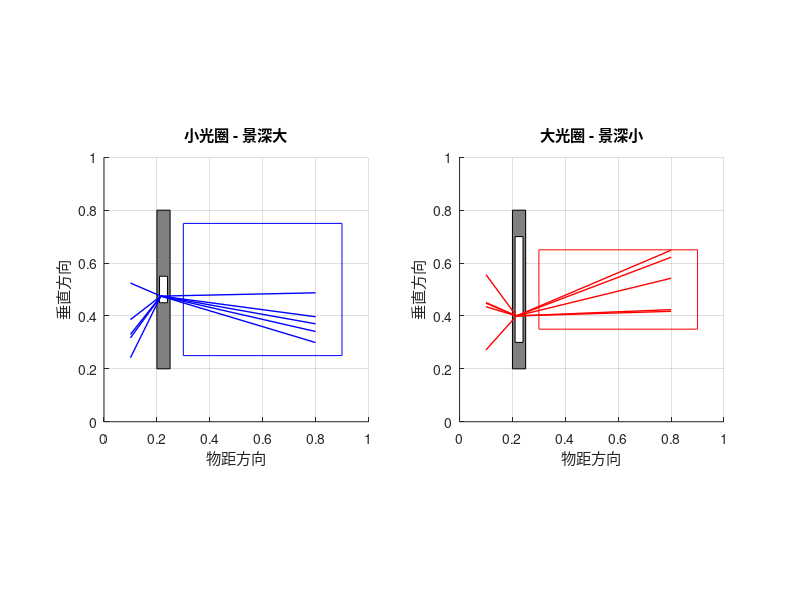
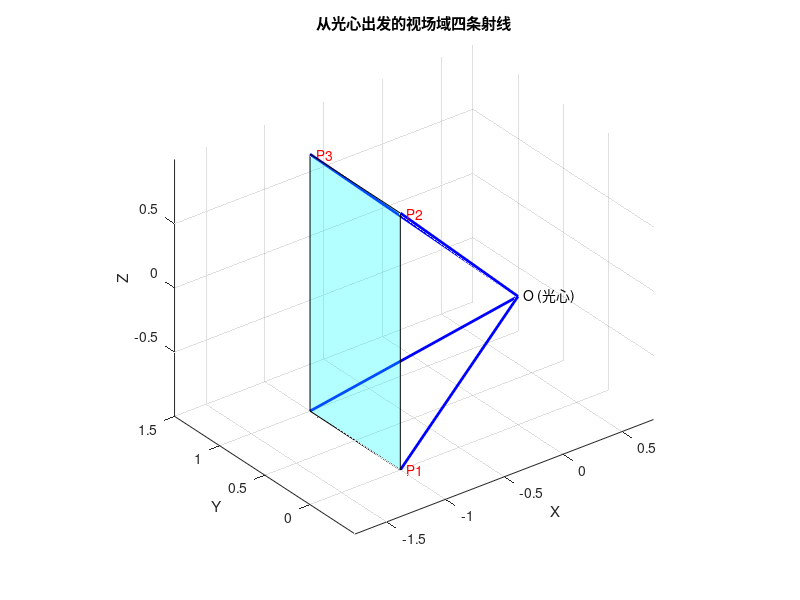
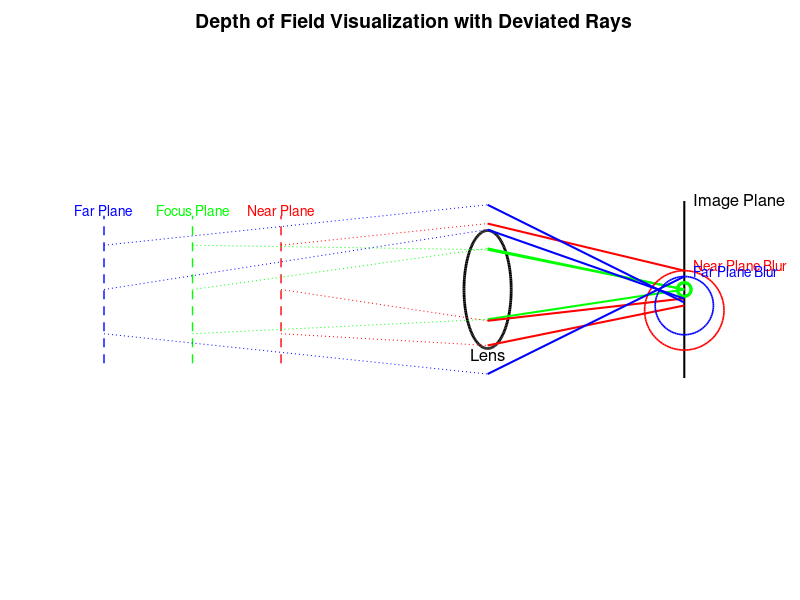
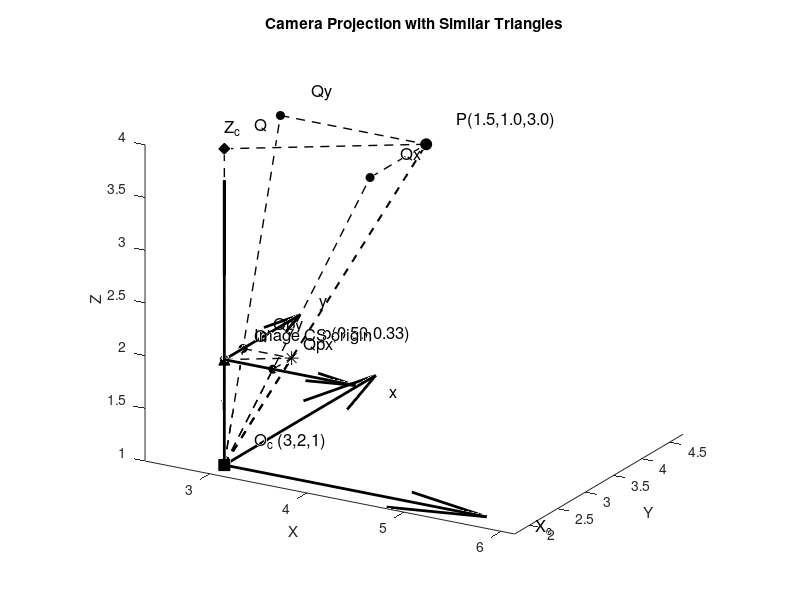

The MATLAB script that drew these images, in order:
% % clc; clear; close all;
% figure;
% hold on; 
% % grid on; 
% axis equal;
% axis off;
% % xlabel('X'); ylabel('Y'); zlabel('Z');
% view(3);
% title('Camera Imaging: World, Camera, Image and Pixel CS with Improved Image Plane');
% 
% % % ------------------ 1. 绘制世界坐标系 ------------------
% % % 定义世界坐标系的旋转矩阵，让世界坐标系倾斜
% % R_world = angle2dcm(pi/6, pi/6, pi/6); 
% % R_world = R_world'; 
% 
% % % 绘制世界坐标系的坐标轴，颜色改为黑色
% % quiver3(0,0,0, 1*R_world(1,1), 1*R_world(2,1), 1*R_world(3,1), 'k', 'LineWidth', 2); % X_w
% % quiver3(0,0,0, 1*R_world(1,2), 1*R_world(2,2), 1*R_world(3,2), 'k', 'LineWidth', 2); % Y_w
% % quiver3(0,0,0, 1*R_world(1,3), 1*R_world(2,3), 1*R_world(3,3), 'k', 'LineWidth', 2); % Z_w
% % text(1.2*R_world(1,1), 1.2*R_world(2,1), 1.2*R_world(3,1), 'X_w', 'Color', 'k');
% % text(1.2*R_world(1,2), 1.2*R_world(2,2), 1.2*R_world(3,2), 'Y_w', 'Color', 'k');
% % text(1.2*R_world(1,3), 1.2*R_world(2,3), 1.2*R_world(3,3), 'Z_w', 'Color', 'k');
% % text(-0.5,-0.5,-0.5, 'World CS', 'Color', 'k');
% 
% % ------------------ 2. 绘制相机坐标系（Camera CS） ------------------
% T_cam = [3; 2; 1];  % 相机原点在世界坐标下的位置
% % 让相机坐标系保持正的，使用单位矩阵作为旋转矩阵
% R_cam = eye(3);  
% 
% % 为了显示清晰，在相机坐标系中使用较大坐标轴（长度 3 个单位），颜色改为黑色
% quiver3(T_cam(1), T_cam(2), T_cam(3), 3*R_cam(1,1), 3*R_cam(2,1), 3*R_cam(3,1), 'k', 'LineWidth', 2); % X_c
% quiver3(T_cam(1), T_cam(2), T_cam(3), 3*R_cam(1,2), 3*R_cam(2,2), 3*R_cam(3,2), 'k', 'LineWidth', 2); % Y_c
% quiver3(T_cam(1), T_cam(2), T_cam(3), 3*R_cam(1,3), 3*R_cam(2,3), 3*R_cam(3,3), 'k', 'LineWidth', 2); % Z_c
% text(T_cam(1)+3*R_cam(1,1), T_cam(2)+3*R_cam(2,1), T_cam(3)+3*R_cam(3,1), 'X_c', 'Color', 'k');
% text(T_cam(1)+3*R_cam(1,2), T_cam(2)+3*R_cam(2,2), T_cam(3)+3*R_cam(3,2), 'Y_c', 'Color', 'k');
% text(T_cam(1)+3*R_cam(1,3), T_cam(2)+3*R_cam(2,3), T_cam(3)+3*R_cam(3,3), 'Z_c', 'Color', 'k');
% text(T_cam(1)-0.5, T_cam(2)-0.5, T_cam(3)-0.5, 'Camera CS', 'Color', 'k');
% 
% % ------------------ 3. 绘制图像平面坐标系（Image CS） ------------------
% focal_length = 1;  % 焦距 f
% % 图像平面在相机坐标系中：中心点为 [0; 0; f]
% % 转换到世界坐标：image_plane_center = T_cam + R_cam*[0; 0; f]
% image_plane_center = T_cam + R_cam * [0; 0; focal_length];
% 
% % 定义图像平面尺寸，假设图像平面宽度为 4， 高度为 4
% w = 4; h = 4;
% % 图像平面四角在图像坐标系下（单位：任意）
% img_plane_corners = [ -w/2, -h/2, focal_length;
%                        w/2, -h/2, focal_length;
%                        w/2,  h/2, focal_length;
%                       -w/2,  h/2, focal_length ]';
% 
% % 将图像平面四角从相机坐标系转换到世界坐标系
% img_plane_corners_world = T_cam + R_cam * img_plane_corners;
% 
% % 绘制图像平面（使用 patch 填充，并描边使边界清晰）
% % patch('XData', img_plane_corners_world(1,:), 'YData', img_plane_corners_world(2,:), 'ZData', img_plane_corners_world(3,:), ...
% %       'FaceColor', [0.8 0.8 0.8], 'FaceAlpha', 0.6, 'EdgeColor', 'k', 'LineWidth', 1.5);
% %   
% % 绘制图像平面中的坐标轴 x_i 和 y_i（以图像平面中心为原点），颜色改为黑色
% % 定义图像坐标轴向量（在图像坐标系中：x 轴为 [1;0;0], y 轴为 [0;1;0]）
% xi_axis = [1;0;0]; 
% yi_axis = [0;1;0];
% % 将向量从相机坐标系映射到世界坐标系（旋转即可，不需平移，因为已基于图像平面中心）
% xi_axis_world = R_cam * xi_axis;
% yi_axis_world = R_cam * yi_axis;
% 
% % 绘制图像平面坐标轴 (选择合适的长度，如 1.5 个单位)
% quiver3(image_plane_center(1), image_plane_center(2), image_plane_center(3), 1.5*xi_axis_world(1), 1.5*xi_axis_world(2), 1.5*xi_axis_world(3), 'k', 'LineWidth', 2);
% quiver3(image_plane_center(1), image_plane_center(2), image_plane_center(3), 1.5*yi_axis_world(1), 1.5*yi_axis_world(2), 1.5*yi_axis_world(3), 'k', 'LineWidth', 2);
% text(image_plane_center(1)+1.7*xi_axis_world(1), image_plane_center(2)+1.7*xi_axis_world(2), image_plane_center(3)+1.7*xi_axis_world(3), 'x_i', 'FontSize', 12, 'Color', 'k');
% text(image_plane_center(1)+1.7*yi_axis_world(1), image_plane_center(2)+1.7*yi_axis_world(2), image_plane_center(3)+1.7*yi_axis_world(3), 'y_i', 'FontSize', 12, 'Color', 'k');
% text(image_plane_center(1)-0.5, image_plane_center(2)-0.5, image_plane_center(3)+0.1, 'Image CS', 'Color', 'k');
% 
% % 绘制原点到图像平面的连线，显示焦距 f
% line([T_cam(1) image_plane_center(1)], [T_cam(2) image_plane_center(2)], [T_cam(3) image_plane_center(3)], 'Color', 'k', 'LineWidth', 2);
% text((T_cam(1)+image_plane_center(1))/2, (T_cam(2)+image_plane_center(2))/2, (T_cam(3)+image_plane_center(3))/2, 'f', 'FontSize', 12, 'Color', 'k');
% 
% % ------------------ 4. 绘制像素坐标系（Pixel CS） ------------------
% % % 增大像素坐标系的显示范围，调整其位置和坐标轴长度
% % pixel_center = image_plane_center + R_cam * [-2; -2; 0];  % 相对于图像平面中心偏移更大的距离
% % quiver3(pixel_center(1), pixel_center(2), pixel_center(3), 6*R_cam(1,1), 6*R_cam(2,1), 6*R_cam(3,1), 'k', 'LineWidth', 2);
% % quiver3(pixel_center(1), pixel_center(2), pixel_center(3), 6*R_cam(1,2), 6*R_cam(2,2), 6*R_cam(3,2), 'k', 'LineWidth', 2);
% % text(pixel_center(1)+2.5*R_cam(1,1), pixel_center(2)+2.5*R_cam(2,1), pixel_center(3)+2.5*R_cam(3,1), 'u', 'FontSize', 12, 'Color', 'k');
% % text(pixel_center(1)+2.5*R_cam(1,2), pixel_center(2)+2.5*R_cam(2,2), pixel_center(3)+2.5*R_cam(3,2), 'v', 'FontSize', 12, 'Color', 'k');
% % text(pixel_center(1)-0.3, pixel_center(2)-0.3, pixel_center(3), 'Pixel CS', 'FontSize', 12, 'Color', 'k');
% 
% % ------------------ 5. 投影演示及相似三角形示意 ------------------
% % 选择一个点 P 在相机坐标系中 (确保 Z > focal_length)
% P_cam = [1.5; 1; 3];  % P 点的相机坐标 (X_c, Y_c, Z_c)
% % 针孔模型投影公式: x = f*(X/Z), y = f*(Y/Z)
% P_img = [ focal_length * P_cam(1)/P_cam(3);
%           focal_length * P_cam(2)/P_cam(3);
%           focal_length ];
%       
% % 将 P 和 P_img 分别转换为世界坐标
% P_world = T_cam + R_cam * P_cam;
% P_img_world = T_cam + R_cam * P_img;
%   
% % 绘制 P 和其投影 P'，颜色改为黑色
% plot3(P_world(1), P_world(2), P_world(3), 'ko', 'MarkerSize', 8, 'MarkerFaceColor', 'k');
% plot3(P_img_world(1), P_img_world(2), P_img_world(3), 'k*', 'MarkerSize', 10);
% text(P_world(1)+0.1, P_world(2)+0.1, P_world(3)+0.1, 'P', 'Color', 'k');
% text(P_img_world(1)+0.1, P_img_world(2)+0.1, P_img_world(3)+0.1, 'P''', 'Color', 'k');
% 
% % 绘制从相机光心(T_cam)到 P (蓝虚线)和到 P' (红虚线)的射线，颜色改为黑色
% line([T_cam(1), P_world(1)], [T_cam(2), P_world(2)], [T_cam(3), P_world(3)], 'Color', 'k', 'LineStyle', '--', 'LineWidth', 1.5);
% line([T_cam(1), P_img_world(1)], [T_cam(2), P_img_world(2)], [T_cam(3), P_img_world(3)], 'Color', 'k', 'LineStyle', '--', 'LineWidth', 1.5);
% 
% % 绘制相似三角形示意：
% % 大三角形: 顶点为 O (T_cam)、P、及 Q，在 P 在相机 CS 中在 Z 轴上的投影, Q = [0;0;P_cam(3)]
% Q_cam = [0; 0; P_cam(3)];
% Q_world = T_cam + R_cam * Q_cam;
% plot3([T_cam(1), Q_world(1)], [T_cam(2), Q_world(2)], [T_cam(3), Q_world(3)], 'k-', 'LineWidth', 1);
% line([Q_world(1), P_world(1)], [Q_world(2), P_world(2)], [Q_world(3), P_world(3)], 'Color', 'r', 'LineStyle', '-', 'LineWidth', 1.5);
% text(Q_world(1)-0.3, Q_world(2)-0.3, Q_world(3), 'Q', 'Color', 'k');
% 
% % 小三角形: 顶点为 O、P'、及 Q'；其中 Q' 为 [0;0;focal_length] 在世界坐标下
% Q_img = [0; 0; focal_length];
% Q_img_world = T_cam + R_cam * Q_img;
% plot3([T_cam(1), Q_img_world(1)], [T_cam(2), Q_img_world(2)], [T_cam(3), Q_img_world(3)], 'k-', 'LineWidth', 1);
% line([Q_img_world(1), P_img_world(1)], [Q_img_world(2), P_img_world(2)], [Q_img_world(3), P_img_world(3)], 'Color', 'r', 'LineStyle', '-', 'LineWidth', 1.5);
% text(Q_img_world(1)-0.3, Q_img_world(2)-0.3, Q_img_world(3), 'Q''', 'Color', 'k');
% 
% % 虚线连接 P 与 P' 表示映射关系，颜色改为黑色
% line([P_world(1), P_img_world(1)], [P_world(2), P_img_world(2)], [P_world(3), P_img_world(3)], 'Color', [0.5 0.5 0.5], 'LineStyle', '--', 'LineWidth', 1);
% 
% % 注释相似三角形关系：(x / X) = (f / Z)，颜色改为黑色
% str_large = sprintf('X = %.2f', P_cam(1));
% str_small = sprintf('x = %.2f', P_img(1));
% text(P_world(1)/2, P_world(2)/2, P_world(3)/2, str_large, 'Color', 'k');
% text(P_img_world(1)/2, P_img_world(2)/2, focal_length/2, str_small, 'Color', 'k');    % 清除工作区和命令窗口
% 清除工作区和命令窗口
% 清除工作区和命令窗口
clear;
clc;

% 创建一个新的图形窗口
figure('Position', [100, 100, 1200, 600]);

% 绘制小光圈成像情况
subplot(1, 2, 1);
% 绘制镜头
rectangle('Position', [0.2, 0.2, 0.05, 0.6], 'FaceColor', [0.5 0.5 0.5], 'EdgeColor', 'black');
% 绘制小光圈
rectangle('Position', [0.21, 0.45, 0.03, 0.1], 'FaceColor', 'white', 'EdgeColor', 'black');
% 绘制光线从物点到小光圈
hold on;
for i = 1:5
    % 随机生成物点位置
    obj_y = 0.2 + (0.6 - 0.2) * rand();
    line([0.1, 0.215], [obj_y, 0.475], 'Color', 'blue', 'LineWidth', 1);
end
% 绘制光线从小光圈到成像平面
for i = 1:5
    % 随机生成成像点位置
    img_y = 0.25 + (0.5 - 0.25) * rand();
    line([0.215, 0.8], [0.475, img_y], 'Color', 'blue', 'LineWidth', 1);
end
% 绘制成像区域
rectangle('Position', [0.3, 0.25, 0.6, 0.5], 'FaceColor', 'none', 'EdgeColor', 'blue');
% 添加标题和标签
title('小光圈 - 景深大');
xlabel('物距方向');
ylabel('垂直方向');
axis equal;
axis([0, 1, 0, 1]);
% 添加网格线增强可视化
grid on;
hold off;

% 绘制大光圈成像情况
subplot(1, 2, 2);
% 绘制镜头
rectangle('Position', [0.2, 0.2, 0.05, 0.6], 'FaceColor', [0.5 0.5 0.5], 'EdgeColor', 'black');
% 绘制大光圈
rectangle('Position', [0.21, 0.3, 0.03, 0.4], 'FaceColor', 'white', 'EdgeColor', 'black');
% 绘制光线从物点到大光圈
hold on;
for i = 1:5
    % 随机生成物点位置
    obj_y = 0.2 + (0.6 - 0.2) * rand();
    line([0.1, 0.215], [obj_y, 0.4], 'Color', 'red', 'LineWidth', 1);
end
% 绘制光线从大光圈到成像平面
for i = 1:5
    % 随机生成成像点位置
    img_y = 0.35 + (0.65 - 0.35) * rand();
    line([0.215, 0.8], [0.4, img_y], 'Color', 'red', 'LineWidth', 1);
end
% 绘制成像区域
rectangle('Position', [0.3, 0.35, 0.6, 0.3], 'FaceColor', 'none', 'EdgeColor', 'red');
% 添加标题和标签
title('大光圈 - 景深小');
xlabel('物距方向');
ylabel('垂直方向');
axis equal;
axis([0, 1, 0, 1]);
% 添加网格线增强可视化
grid on;
hold off;    


%%
% 光心位置（相机原点）
O = [0, 0, 0];

% 四个顶点坐标（视场域棱锥的底面）
P1 = [-1, 0, -1];
P2 = [-1, 0,  1];
P3 = [-1, 1,  1];
P4 = [-1, 1, -1];

% 可视化
figure;
hold on; grid on; axis equal;
xlabel('X'); ylabel('Y'); zlabel('Z');
view(3);

% 画四条射线（从 O 指向 P1 ~ P4）
line([O(1), P1(1)], [O(2), P1(2)], [O(3), P1(3)], 'Color', 'b', 'LineWidth', 2);
line([O(1), P2(1)], [O(2), P2(2)], [O(3), P2(3)], 'Color', 'b', 'LineWidth', 2);
line([O(1), P3(1)], [O(2), P3(2)], [O(3), P3(3)], 'Color', 'b', 'LineWidth', 2);
line([O(1), P4(1)], [O(2), P4(2)], [O(3), P4(3)], 'Color', 'b', 'LineWidth', 2);

% 绘制底面方形
fill3([P1(1), P2(1), P3(1), P4(1)], ...
      [P1(2), P2(2), P3(2), P4(2)], ...
      [P1(3), P2(3), P3(3), P4(3)], ...
      'c', 'FaceAlpha', 0.3);

% 标注各个点
text(O(1), O(2), O(3), '  O (光心)', 'FontSize', 10, 'Color', 'k');
text(P1(1), P1(2), P1(3), '  P1', 'FontSize', 10, 'Color', 'r');
text(P2(1), P2(2), P2(3), '  P2', 'FontSize', 10, 'Color', 'r');
text(P3(1), P3(2), P3(3), '  P3', 'FontSize', 10, 'Color', 'r');
text(P4(1), P4(2), P4(3), '  P4', 'FontSize', 10, 'Color', 'r');

title('从光心出发的视场域四条射线');
%%
clc; clear; close all;
figure; hold on; axis equal; axis off;

% Parameters
f = 4;                 % focal length
s_focus = 10;           % focus plane distance
s_near  = 7;           % near defocus plane distance
s_far   = 13;          % far defocus plane distance
x_img   = f * s_focus / (s_focus - f);  % image plane location

% 调整光线起始位置，增大间隔
offsets = [-1.5, 0, 1.5];  
num_rays = length(offsets);
% 减小最大偏差角度（弧度）
max_angle_deviation = pi / 18;  

% Draw lens as ellipse
t = linspace(0,2*pi,200);
a = 0.8; b = 2;
x_lens = a*cos(t);
y_lens = b*sin(t);
plot(x_lens, y_lens, 'k', 'LineWidth', 2);
text(0, -b - 0.2, 'Lens', 'HorizontalAlignment', 'center', 'FontSize', 12);

% Draw image plane
plot([x_img, x_img], [-3, 3], 'k-', 'LineWidth', 1.5);
text(x_img + 0.3, 3, 'Image Plane', 'FontSize', 12);

% Draw object planes: focus, near, far
planes = [s_focus, s_near, s_far];
labels = {'Focus Plane', 'Near Plane', 'Far Plane'};
styles = {'g--', 'r--', 'b--'};
for i = 1:3
    x_p = -planes(i);
    plot([x_p, x_p], [-2.5, 2.5], styles{i}, 'LineWidth', 1);
    text(x_p, 2.7, labels{i}, 'Color', styles{i}(1), 'FontSize', 10, 'HorizontalAlignment', 'center');
end

% Draw rays and blur circles
for i = 1:3
    s = planes(i);
    col = styles{i}(1);
    % Compute image distance for this object plane
    s_im = f * s / (s - f);
    y_int = zeros(size(offsets));
    intersection_points = zeros(num_rays, 2); % 用于存储光线在像平面的交点坐标

    for k = 1:num_rays
        y0 = offsets(k);
        % 随机生成偏差角度
        angle_deviation = (2 * rand() - 1) * max_angle_deviation;
        % 计算光线与透镜交点的坐标
        x0 = -s;
        % 计算光线在透镜处的高度
        y_lens_intersect = y0 + x0 * tan(angle_deviation);
        % Object to lens entry
        plot([x0, 0], [y0, y_lens_intersect], ':', 'Color', col);
        % Ray refracted direction toward its image point
        % 这里简化假设折射后光线指向像点
        dir = [s_im, -y_lens_intersect];
        dir = dir / norm(dir);
        % Intersection with fixed image plane
        t_int = (x_img - 0) / dir(1);
        P_int = [0, y_lens_intersect] + t_int * dir;
        y_int(k) = P_int(2);
        intersection_points(k, :) = P_int;
        % Draw refracted ray
        plot([0, P_int(1)], [y_lens_intersect, P_int(2)], '-', 'Color', col, 'LineWidth', 1.5);
    end

    % 根据交点计算弥散圆的圆心和半径
    if i ~= 1
        center_x = mean(intersection_points(:, 1));
        % 将弥散圆放到光轴下方
        center_y = mean(intersection_points(:, 2)) - max(abs(intersection_points(:, 2))); 
        distances = pdist2(intersection_points, [center_x, center_y], 'euclidean');
        r = max(distances); % 以最远点到圆心的距离作为半径

        theta = linspace(0, 2 * pi, 100);
        xc = center_x;
        yc = center_y;
        plot(xc + r * cos(theta), yc + r * sin(theta), col, 'LineWidth', 1.2);
        text(xc + 0.3, yc + r + 0.2, [labels{i} ' Blur'], 'Color', col, 'FontSize', 10);
    else
        % 重点标识绿线的交点
        for k = 1:num_rays
            plot(intersection_points(k, 1), intersection_points(k, 2), 'go', 'MarkerSize', 10, 'LineWidth', 2);
        end
    end
end

title('Depth of Field Visualization with Deviated Rays', 'FontSize', 14);
   %%
clc; clear; close all;
figure;
hold on;
axis equal;

% 设置视角，使 xz 平面水平，y 轴向上
view(30, 20);
xlabel('X'); ylabel('Y'); zlabel('Z');

% 相机光心 O_c
T_cam = [3; 2; 1];
plot3(T_cam(1), T_cam(2), T_cam(3), 'ks', 'MarkerSize', 8, 'MarkerFaceColor','k');
text(T_cam(1)+0.2, T_cam(2)+0.2, T_cam(3)+0.2, 'O_c (3,2,1)', 'FontSize',12);

% 相机坐标系
scale_cam = 3;
quiver3(T_cam(1), T_cam(2), T_cam(3), scale_cam, 0, 0, 'k', 'LineWidth',2); % X_c
quiver3(T_cam(1), T_cam(2), T_cam(3), 0, scale_cam, 0, 'k', 'LineWidth',2); % Y_c
quiver3(T_cam(1), T_cam(2), T_cam(3), 0, 0, scale_cam, 'k', 'LineWidth',2); % Z_c
text(T_cam(1)+scale_cam+0.2, T_cam(2), T_cam(3), 'X_c', 'FontSize',12);
text(T_cam(1), T_cam(2)+scale_cam+0.2, T_cam(3), 'Y_c', 'FontSize',12);
text(T_cam(1), T_cam(2), T_cam(3)+scale_cam+0.2, 'Z_c', 'FontSize',12);

% 焦距与图像平面
f = 1;
P_img_center = T_cam + [0;0;f];
line([T_cam(1), P_img_center(1)], [T_cam(2), P_img_center(2)], [T_cam(3), P_img_center(3)], 'Color','k','LineWidth',2);
mid = (T_cam + P_img_center)/2;
text(mid(1), mid(2), mid(3)+0.1, 'f', 'FontSize',14,'HorizontalAlignment','center');

% 图像坐标系原点
plot3(P_img_center(1), P_img_center(2), P_img_center(3), 'ko', 'MarkerSize',6);
text(P_img_center(1)+0.2, P_img_center(2)+0.2, P_img_center(3)+0.2, 'Image CS origin','FontSize',12);

% 图像坐标系轴 x, y
quiver3(P_img_center(1), P_img_center(2), P_img_center(3), 1.5, 0, 0, 'k','LineWidth',2);
quiver3(P_img_center(1), P_img_center(2), P_img_center(3), 0, 1.5, 0, 'k','LineWidth',2);
text(P_img_center(1)+1.7, P_img_center(2), P_img_center(3), 'x', 'FontSize',12);
text(P_img_center(1), P_img_center(2)+1.7, P_img_center(3), 'y', 'FontSize',12);

% 点 P 及其投影 p
P_cam = [1.5; 1; 3];
p_cam = [f*P_cam(1)/P_cam(3); f*P_cam(2)/P_cam(3); f];
P_world = T_cam + P_cam;
p_world = T_cam + p_cam;
plot3(P_world(1), P_world(2), P_world(3), 'ko', 'MarkerSize',8,'MarkerFaceColor','k');
text(P_world(1)+0.2, P_world(2)+0.2, P_world(3)+0.2, sprintf('P(%.1f,%.1f,%.1f)',P_cam), 'FontSize',12);
plot3(p_world(1), p_world(2), p_world(3), 'k*', 'MarkerSize',10);
text(p_world(1)+0.2, p_world(2)+0.2, p_world(3)+0.2, sprintf('p(%.2f,%.2f)',p_cam(1:2)'), 'FontSize',12);

% 投影射线 O_c->P 和 O_c->p
line([T_cam(1), P_world(1)], [T_cam(2), P_world(2)], [T_cam(3), P_world(3)], 'Color','k','LineStyle','--','LineWidth',1.5);
line([T_cam(1), p_world(1)], [T_cam(2), p_world(2)], [T_cam(3), p_world(3)], 'Color','k','LineStyle','--','LineWidth',1.5);

% 相似三角形: 大三角形 O_c-Q-P
Q_cam = [0; 0; P_cam(3)];
Q_world = T_cam + Q_cam;
plot3(Q_world(1), Q_world(2), Q_world(3), 'kd', 'MarkerSize',8,'MarkerFaceColor','k');
text(Q_world(1)+0.2, Q_world(2)+0.2, Q_world(3)+0.2, 'Q', 'FontSize',12);
line([T_cam(1), Q_world(1)], [T_cam(2), Q_world(2)], [T_cam(3), Q_world(3)], 'Color','k','LineStyle','--','LineWidth',1);
line([Q_world(1), P_world(1)], [Q_world(2), P_world(2)], [Q_world(3), P_world(3)], 'Color','k','LineStyle','--','LineWidth',1);

% 小三角形 O_c-Q'-p
Qp_cam = [0; 0; f];
Qp_world = T_cam + Qp_cam;
plot3(Qp_world(1), Qp_world(2), Qp_world(3), 'k^', 'MarkerSize',8,'MarkerFaceColor','k');
text(Qp_world(1)+0.2, Qp_world(2)+0.2, Qp_world(3)+0.2, "Q'", 'FontSize',12);
line([T_cam(1), Qp_world(1)], [T_cam(2), Qp_world(2)], [T_cam(3), Qp_world(3)], 'Color','k','LineStyle','--','LineWidth',1);
line([Qp_world(1), p_world(1)], [Qp_world(2), p_world(2)], [Qp_world(3), p_world(3)], 'Color','k','LineStyle','--','LineWidth',1);

% 关于 x 轴的相似三角形
% 大三角形：O_c - Qx - Px
Qx_cam = [P_cam(1); 0; P_cam(3)];
Qx_world = T_cam + Qx_cam;
plot3(Qx_world(1), Qx_world(2), Qx_world(3), 'ko', 'MarkerSize', 6, 'MarkerFaceColor', 'k');
text(Qx_world(1) + 0.2, Qx_world(2) + 0.2, Qx_world(3) + 0.2, 'Qx', 'FontSize', 12);
line([T_cam(1), Qx_world(1)], [T_cam(2), Qx_world(2)], [T_cam(3), Qx_world(3)], 'Color', 'k', 'LineStyle', '--', 'LineWidth', 1);
line([Qx_world(1), P_world(1)], [Qx_world(2), P_world(2)], [Qx_world(3), P_world(3)], 'Color', 'k', 'LineStyle', '--', 'LineWidth', 1);

% 小三角形：O_c - Qpx - px
Qpx_cam = [p_cam(1); 0; f];
Qpx_world = T_cam + Qpx_cam;
plot3(Qpx_world(1), Qpx_world(2), Qpx_world(3), 'ko', 'MarkerSize', 6, 'MarkerFaceColor', 'k');
text(Qpx_world(1) + 0.2, Qpx_world(2) + 0.2, Qpx_world(3) + 0.2, 'Qpx', 'FontSize', 12);
line([T_cam(1), Qpx_world(1)], [T_cam(2), Qpx_world(2)], [T_cam(3), Qpx_world(3)], 'Color', 'k', 'LineStyle', '--', 'LineWidth', 1);
line([Qpx_world(1), p_world(1)], [Qpx_world(2), p_world(2)], [Qpx_world(3), p_world(3)], 'Color', 'k', 'LineStyle', '--', 'LineWidth', 1);

% 关于 y 轴的相似三角形
% 大三角形：O_c - Qy - Py
Qy_cam = [0; P_cam(2); P_cam(3)];
Qy_world = T_cam + Qy_cam;
plot3(Qy_world(1), Qy_world(2), Qy_world(3), 'ko', 'MarkerSize', 6, 'MarkerFaceColor', 'k');
text(Qy_world(1) + 0.2, Qy_world(2) + 0.2, Qy_world(3) + 0.2, 'Qy', 'FontSize', 12);
line([T_cam(1), Qy_world(1)], [T_cam(2), Qy_world(2)], [T_cam(3), Qy_world(3)], 'Color', 'k', 'LineStyle', '--', 'LineWidth', 1);
line([Qy_world(1), P_world(1)], [Qy_world(2), P_world(2)], [Qy_world(3), P_world(3)], 'Color', 'k', 'LineStyle', '--', 'LineWidth', 1);

% 小三角形：O_c - Qpy - py
Qpy_cam = [0; p_cam(2); f];
Qpy_world = T_cam + Qpy_cam;
plot3(Qpy_world(1), Qpy_world(2), Qpy_world(3), 'ko', 'MarkerSize', 6, 'MarkerFaceColor', 'k');
text(Qpy_world(1) + 0.2, Qpy_world(2) + 0.2, Qpy_world(3) + 0.2, 'Qpy', 'FontSize', 12);
line([T_cam(1), Qpy_world(1)], [T_cam(2), Qpy_world(2)], [T_cam(3), Qpy_world(3)], 'Color', 'k', 'LineStyle', '--', 'LineWidth', 1);
line([Qpy_world(1), p_world(1)], [Qpy_world(2), p_world(2)], [Qpy_world(3), p_world(3)], 'Color', 'k', 'LineStyle', '--', 'LineWidth', 1);

title('Camera Projection with Similar Triangles');
    %%
% clc; clear;
% figure;
% hold on; axis equal;
% % xlim([-10, 14]);
% % ylim([-6, 6]);
% 
% % ================================
% % 参数设置
% lens_center_x = 0;
% lens_center_y = 0;
% a = 5;  % 椭圆长轴长度（y方向）
% b = 1;  % 椭圆短轴长度（x方向）
% focal_length = 4;  % 焦距
% image_plane_x = lens_center_x + 2 * focal_length;  % 成像面位置
% 
% % ================================
% % 画透镜（用椭圆）
% theta = linspace(0, 2*pi, 200);
% x_lens = lens_center_x + b * cos(theta);
% y_lens = lens_center_y + a * sin(theta);
% fill(x_lens, y_lens, [0.5 0.8 1], 'EdgeColor', 'b', 'FaceAlpha', 0.3);
% text(lens_center_x, a + 0.5, '透镜', 'HorizontalAlignment', 'center');
% 
% % ================================
% % 焦点位置
% focal_point = [lens_center_x + focal_length, 0];
% plot(focal_point(1), focal_point(2), 'ro', 'MarkerSize', 8, 'MarkerFaceColor', 'r');
% text(focal_point(1)+0.3, 0.3, '焦点', 'Color', 'r');
% 
% % ================================
% % 成像面
% plot([image_plane_x, image_plane_x], [-6, 6], '--', 'Color', [0.2 0.2 0.2], 'LineWidth', 1.5);
% text(image_plane_x + 0.3, 5.5, '成像面');
% plot([image_plane_x-8, image_plane_x-8], [-6, 6], '--', 'Color', [0.2 0.2 0.2], 'LineWidth', 1.5);
% plot([image_plane_x-4, image_plane_x-4], [-6, 0], '--', 'Color', [0.2 0.2 0.2], 'LineWidth', 1.5);
% % ================================
% % 绘制光轴虚线
% plot([-10, 14], [lens_center_y, lens_center_y], '--', 'Color', [0.2 0.2 0.2], 'LineWidth', 1.5);
% 
% % ================================
% % 平行光线入射（左边射入）
% num_rays = 3;
% y_rays = linspace(-3, 3, num_rays);
% x_start = -8;
% x_lens = lens_center_x;  % 入射点横坐标
% 
% for i = 1:num_rays
%     % 入射点
%     y0 = y_rays(i);
%     
%     % 入射线（平行光）
%     plot([x_start, x_lens], [y0, y0], 'k', 'LineWidth', 1.5);
% 
%     % 折射线：从透镜中心点指向焦点
%     % 求直线方向向量
%     dir = focal_point - [x_lens, y0];
%     dir = dir / norm(dir);  % 单位向量
% 
%     % 延长线段到成像面（求交点）
%     t = (image_plane_x - x_lens) / dir(1);  % 沿x方向到成像面距离
%     x_end = x_lens + t * dir(1);
%     y_end = y0 + t * dir(2);
% 
%     % 折射线段：透镜 -> 成像面
%     plot([x_lens, x_end], [y0, y_end], 'r', 'LineWidth', 1.5);
% 
%     % 标注成像点（简单点）
%     plot(x_end, y_end, 'bo', 'MarkerSize', 5, 'MarkerFaceColor', 'b');
% end
% 
% % ================================
% % 美化图形
% title('二维透镜聚焦 + 成像示意', 'FontSize', 14, 'FontWeight', 'bold');
% xlabel('X 轴');
% ylabel('Y 轴');
%     
